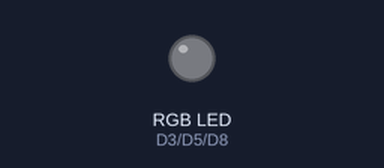
A sketch run on a simulated ESP8266 (Wemos D1 mini). On the bench: an RGB LED mixed from three pins (HIGH = lit). What the sketch prints to the serial monitor is not drawn.

Above: at 0.15 s.
Timing chart, 0 to 1.6 s (numbered marks = the images above):
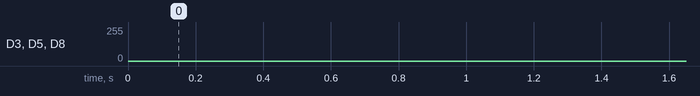

The sketch:

WeMosD1Mini_LEDSMD.ino
```cpp
int redpin = D3; //select the pin for the red LED
int bluepin = D8; // select the pin for the  blue LED
int greenpin = D5;// select the pin for the green LED

int val = 0;

void setup() {
	pinMode(redpin, OUTPUT);
	pinMode(bluepin, OUTPUT);
	pinMode(greenpin, OUTPUT);
	Serial.begin(9600);
}

void loop() {
	for (val = 255; val>0; val--)
	{
		analogWrite(redpin, val);
		analogWrite(bluepin, 255 - val);
		analogWrite(greenpin, 128 - val);
		delay(1);
	}
	for (val = 0; val <255; val++)
	{
		analogWrite(redpin, val);
		analogWrite(bluepin, 255 - val);
		analogWrite(greenpin, 128 - val);
		delay(1);
	}
	Serial.println(val, DEC);
}
```
